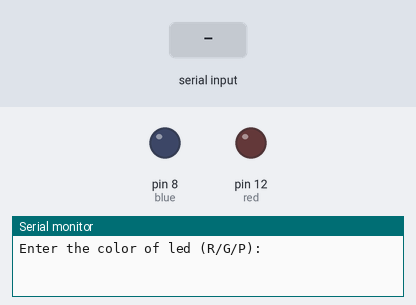
The sketch below on a simulated Arduino Uno, built with avr-gcc and run on an emulated ATmega328P. Parts: output pins drawn as LEDs (lit = HIGH), the last lines printed to the serial monitor. The inputs (shaded band) are chosen by the test bench.

Above: at 1.2 s.
1.3 s: "R" received over Serial
At 2.8 s:
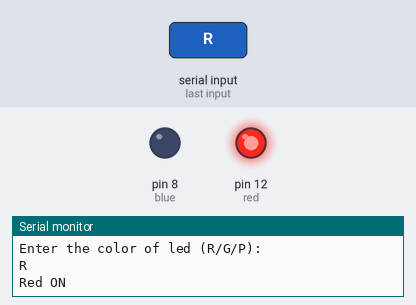
4.3 s: "B" received over Serial
At 6.1 s:
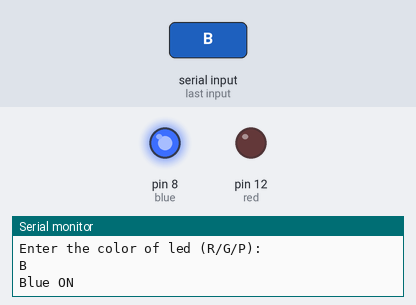
7.3 s: "P" received over Serial
At 8.6 s:
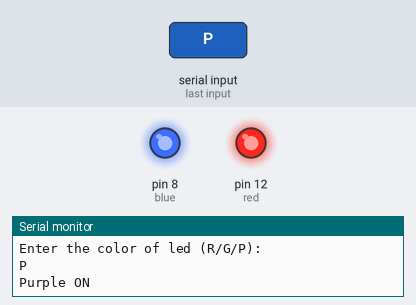
Timing chart, 0 to 10.8 s (numbered marks = the images above; inputs shaded):
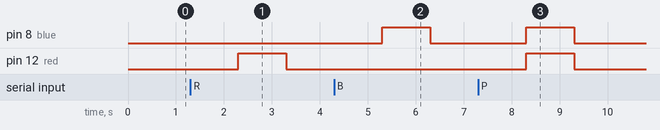

Measured:
- after the input at 1.3 s, pin 12 (red): LOW → HIGH after 1.0 s, → LOW 1.0 s later
- after the input at 4.3 s, pin 8 (blue): LOW → HIGH after 1.0 s, → LOW 1.0 s later
- after the input at 7.3 s, pin 8 (blue), pin 12 (red): LOW → HIGH after 1.0 s, → LOW 1.0 s later

The sketch:

led_RGP_w_serial.ino
```cpp
int red=12;
int blue=8;

void setup() {
  Serial.begin(9600); // Serial 통신 설정
  pinMode(red, OUTPUT);
  pinMode(blue, OUTPUT);
}

void onRed() {
  digitalWrite(red, HIGH);
}

void offRed() {
  digitalWrite(red, LOW);
}

void onBlue() {
  digitalWrite(blue, HIGH);
}

void offBlue() {
  digitalWrite(blue, LOW);
}

void wait() {
  delay(1000);
}

void loop() {

  Serial.println("Enter the color of led (R/G/P): ");

  // 입력이 들어올 때까지 while문에 locked -> available()은 Serial 입력이 들어오면 양수가 됨
  while (Serial.available() == 0) {}
  String s = Serial.readString();
  s.trim();  // remove any whitespace at the end of the String
  Serial.println(s);

  if (s == "R") {
    Serial.println("Red ON");
    onRed();
    wait();
    offRed();
  } else if (s == "B") {
    Serial.println("Blue ON");
    onBlue();
    wait();
    offBlue();
  } else if (s == "P") {
    Serial.println("Purple ON");
    onRed();
    onBlue();
    wait();
    offRed();
    offBlue();
  }
    else {
    Serial.println("Wrong Input");
  }
}
```
